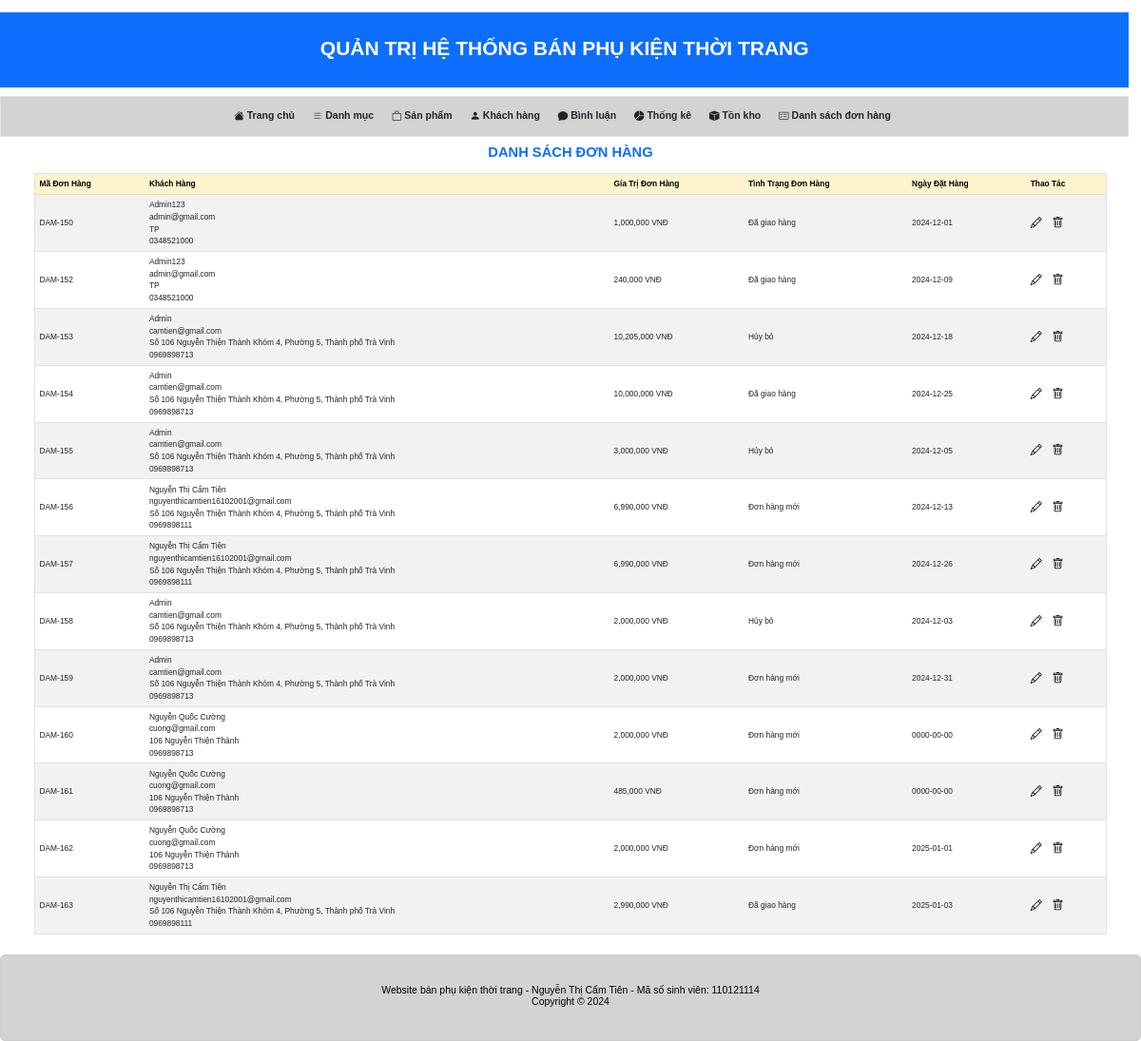
The page /Admin/index_admin.php?act=dsdh on the database its author committed.
### tables this page shows
CREATE TABLE `hoadon` (
  `idhoadon` int(10) NOT NULL,
  `iduser` int(10) DEFAULT 0,
  `bill_name` varchar(255) NOT NULL,
  `bill_address` varchar(255) NOT NULL,
  `bill_tel` varchar(50) NOT NULL,
  `bill_email` varchar(100) NOT NULL,
  `bill_pttt` tinyint(1) NOT NULL DEFAULT 1 COMMENT '1.Thanh toán trực tiếp 2.Chuyển khoản 3.Thanh toán online',
  `ngaydathang` date DEFAULT NULL,
  `total` int(10) NOT NULL DEFAULT 0,
  `bill_status` tinyint(1) DEFAULT 0 COMMENT '0.Đơn hàng mới 1.Đang xử lý 2.Đang giao hàng 3.Đã giao hàng 4.Hủy bỏ'
);

### model/pdo.php (called while the page is built, shortened)
<?php
function pdo_get_connection()
{
    $dburl = "mysql:host=localhost;dbname=doanchuyennganh;charset=utf8";
    $username = 'root';
    $password = '';
    $conn = new PDO($dburl, $username, $password);
    $conn->setAttribute(PDO::ATTR_ERRMODE, PDO::ERRMODE_EXCEPTION);
    return $conn;
}
function pdo_query($sql)
{
    $sql_args = array_slice(func_get_args(), 1);
    try {
        $conn = pdo_get_connection();
        $stmt = $conn->prepare($sql);
        $stmt->execute($sql_args);
        $rows = $stmt->fetchAll();
        return $rows;
    } catch (PDOException $e) {
        throw $e;
    } finally {
        unset($conn);
    }
}

### model/cart.php (called while the page is built, shortened)
<?php
function loadall_cart_countsp($idbill)
{
    $sql = "select sum(soluong) as tong from chitiethoadon where idhoadon=" . $idbill;
    $bill = pdo_query($sql);
    return $bill;
}
function loadall_bill1()
{
    $sql = "SELECT * FROM hoadon ";
    $listbill = pdo_query($sql,);
    return $listbill;
}
function get_ttdh($n)
{
    switch ($n) {
        case '0':
            $tt = "Đơn hàng mới";
            break;
        case '3':
            $tt = "Đã giao hàng";
            break;
        case '4':
            $tt = "Hủy bỏ";
            break;
    }
    return $tt;
}

### Admin/bill/listbill.php (the view, shortened to what this page needs)
<div class="container my-4">
    <header class="mb-4">
        <h1 class="text-center fw-bold fs-3 text-primary">DANH SÁCH ĐƠN HÀNG</h1>
    </header>
    <div class="table-responsive">
        <table class="table border table-striped table-hover align-middle">
            <thead class="table-warning">
                <tr>
                    <th scope="col">Mã Đơn Hàng</th>
                    <th scope="col">Khách Hàng</th>
                    <th scope="col">Gía Trị Đơn Hàng</th>
                    <th scope="col">Tình Trạng Đơn Hàng</th>
                    <th scope="col">Ngày Đặt Hàng</th>
                    <th scope="col">Thao Tác</th>
                </tr>
            </thead>
            <tbody>
                <?php
                foreach ($listbill as $bill) {
                    extract($bill);
                    $suabill = "index_admin.php?act=suabill&id=" . $idhoadon;
                    $xoabill = "index_admin.php?act=xoabill&id=" . $idhoadon;
                    $kh=$bill["bill_name"].'
                    <br>'.$bill["bill_email"].'
                    <br>'.$bill["bill_address"].'
                    <br>'.$bill["bill_tel"];
                    $ttdh=get_ttdh($bill["bill_status"]);
                    $countspmua=loadall_cart_countsp($bill["idhoadon"]);
                    ?>
                <?php
                if($ttdh=="Đã giao hàng")
                {
                    echo '<tr>
                                <td>DAM-' . $bill['idhoadon']. '</td>
                                <td>' . $kh . '</td>
                                <td>' . number_format($bill["total"]) . '</strong> VNĐ</td>
                                <td>' . $ttdh. '</td>
                                <td>' . $bill["ngaydathang"]. '</td>
                                <td><a  disabled><i class="bi bi-pencil me-3" style="font-size: 12px; color: black;"></i></a> <a disabled"><i class="bi bi-trash" style="font-size: 12px; color: black;"></i></a></td>
                            </tr>';
                } else
                {
                    echo '<tr>
                    <td>DAM-' . $bill['idhoadon']. '</td>
                    <td>' . $kh . '</td>
                    <td>' . number_format($bill["total"]) . '</strong> VNĐ</td>
                    <td>' . $ttdh. '</td>
                    <td>' . $bill["ngaydathang"]. '</td>
                    <td><a  href="' . $suabill . '"><i class="bi bi-pencil me-3" style="font-size: 12px; color: black;"></i></a> <a href="' . $xoabill . '" onclick="return confirm(\'Bạn có chắc chắn muốn xóa toàn bộ danh sách đơn hàng này không? Hành động này sẽ không thể hoàn tác và mọi dữ liệu liên quan sẽ bị mất vĩnh viễn.\')"><i class="bi bi-trash" style="font-size: 12px; color: black;"></i></a></td>
                </tr>';
                }
                     ?>
                <?php
                }
                ?>
        </table>
    </div>
</div>
<div class="footer text-center mt-3">
    <h5>Website bán phụ kiện thời trang - Nguyễn Thị Cẩm Tiên - Mã số sinh viên: 110121114<br>Copyright &copy; 2024</h5>
</div>
<link href="https://cdn.jsdelivr.net/npm/bootstrap@5.3.0/dist/css/bootstrap.min.css" rel="stylesheet">
<link href="https://cdn.jsdelivr.net/npm/bootstrap-icons/font/bootstrap-icons.css" rel="stylesheet">

### css/style.css (style rules this page uses)
* { box-sizing: border-box; font-family: sans-serif; font-size: 0.7vw; }
.footer { background-color: #d00118; border: 1px #ccc solid; font-size: 0.8vw; color: rgb(250, 242, 215); border-radius: 5px; padding: 20px; }
* { box-sizing: border-box }

### Admin/bill/listbill.php (style rules this page uses)
.footer { background-color: #D3D3D3; color: #000000; padding: 30px 0; font-size: 1.0rem; font-family: 'Poppins', sans-serif; }

### rows shown on the page
hoadon: idhoadon "150", bill_name "Admin123", bill_email "admin@gmail.com", bill_address "TP", bill_tel "0348521000", total "1,000,000", bill_status "Đã giao hàng", ngaydathang "2024-12-01"
hoadon: idhoadon "152", bill_name "Admin123", bill_email "admin@gmail.com", bill_address "TP", bill_tel "0348521000", total "240,000", bill_status "Đã giao hàng", ngaydathang "2024-12-09"
hoadon: idhoadon "153", bill_name "Admin", bill_email "camtien@gmail.com", bill_address "Số 106 Nguyễn Thiện Thành Khóm 4, Phường 5, Thành phố Trà Vinh", bill_tel "0969898713", total "10,205,000", bill_status "Hủy bỏ", ngaydathang "2024-12-18"
hoadon: idhoadon "154", bill_name "Admin", bill_email "camtien@gmail.com", bill_address "Số 106 Nguyễn Thiện Thành Khóm 4, Phường 5, Thành phố Trà Vinh", bill_tel "0969898713", total "10,000,000", bill_status "Đã giao hàng", ngaydathang "2024-12-25"
hoadon: idhoadon "155", bill_name "Admin", bill_email "camtien@gmail.com", bill_address "Số 106 Nguyễn Thiện Thành Khóm 4, Phường 5, Thành phố Trà Vinh", bill_tel "0969898713", total "3,000,000", bill_status "Hủy bỏ", ngaydathang "2024-12-05"
hoadon: idhoadon "156", bill_name "Nguyễn Thị Cẩm Tiên", bill_email "nguyenthicamtien16102001@gmail.com", bill_address "Số 106 Nguyễn Thiện Thành Khóm 4, Phường 5, Thành phố Trà Vinh", bill_tel "0969898111", total "6,990,000", bill_status "Đơn hàng mới", ngaydathang "2024-12-13"
hoadon: idhoadon "157", bill_name "Nguyễn Thị Cẩm Tiên", bill_email "nguyenthicamtien16102001@gmail.com", bill_address "Số 106 Nguyễn Thiện Thành Khóm 4, Phường 5, Thành phố Trà Vinh", bill_tel "0969898111", total "6,990,000", bill_status "Đơn hàng mới", ngaydathang "2024-12-26"
hoadon: idhoadon "158", bill_name "Admin", bill_email "camtien@gmail.com", bill_address "Số 106 Nguyễn Thiện Thành Khóm 4, Phường 5, Thành phố Trà Vinh", bill_tel "0969898713", total "2,000,000", bill_status "Hủy bỏ", ngaydathang "2024-12-03"
hoadon: idhoadon "159", bill_name "Admin", bill_email "camtien@gmail.com", bill_address "Số 106 Nguyễn Thiện Thành Khóm 4, Phường 5, Thành phố Trà Vinh", bill_tel "0969898713", total "2,000,000", bill_status "Đơn hàng mới", ngaydathang "2024-12-31"
hoadon: idhoadon "160", bill_name "Nguyễn Quốc Cường", bill_email "cuong@gmail.com", bill_address "106 Nguyễn Thiện Thành", bill_tel "0969898713", total "2,000,000", bill_status "Đơn hàng mới", ngaydathang "0000-00-00"
hoadon: idhoadon "161", bill_name "Nguyễn Quốc Cường", bill_email "cuong@gmail.com", bill_address "106 Nguyễn Thiện Thành", bill_tel "0969898713", total "485,000", bill_status "Đơn hàng mới", ngaydathang "0000-00-00"
hoadon: idhoadon "162", bill_name "Nguyễn Quốc Cường", bill_email "cuong@gmail.com", bill_address "106 Nguyễn Thiện Thành", bill_tel "0969898713", total "2,000,000", bill_status "Đơn hàng mới", ngaydathang "2025-01-01"
hoadon: idhoadon "163", bill_name "Nguyễn Thị Cẩm Tiên", bill_email "nguyenthicamtien16102001@gmail.com", bill_address "Số 106 Nguyễn Thiện Thành Khóm 4, Phường 5, Thành phố Trà Vinh", bill_tel "0969898111", total "2,990,000", bill_status "Đã giao hàng", ngaydathang "2025-01-03"
